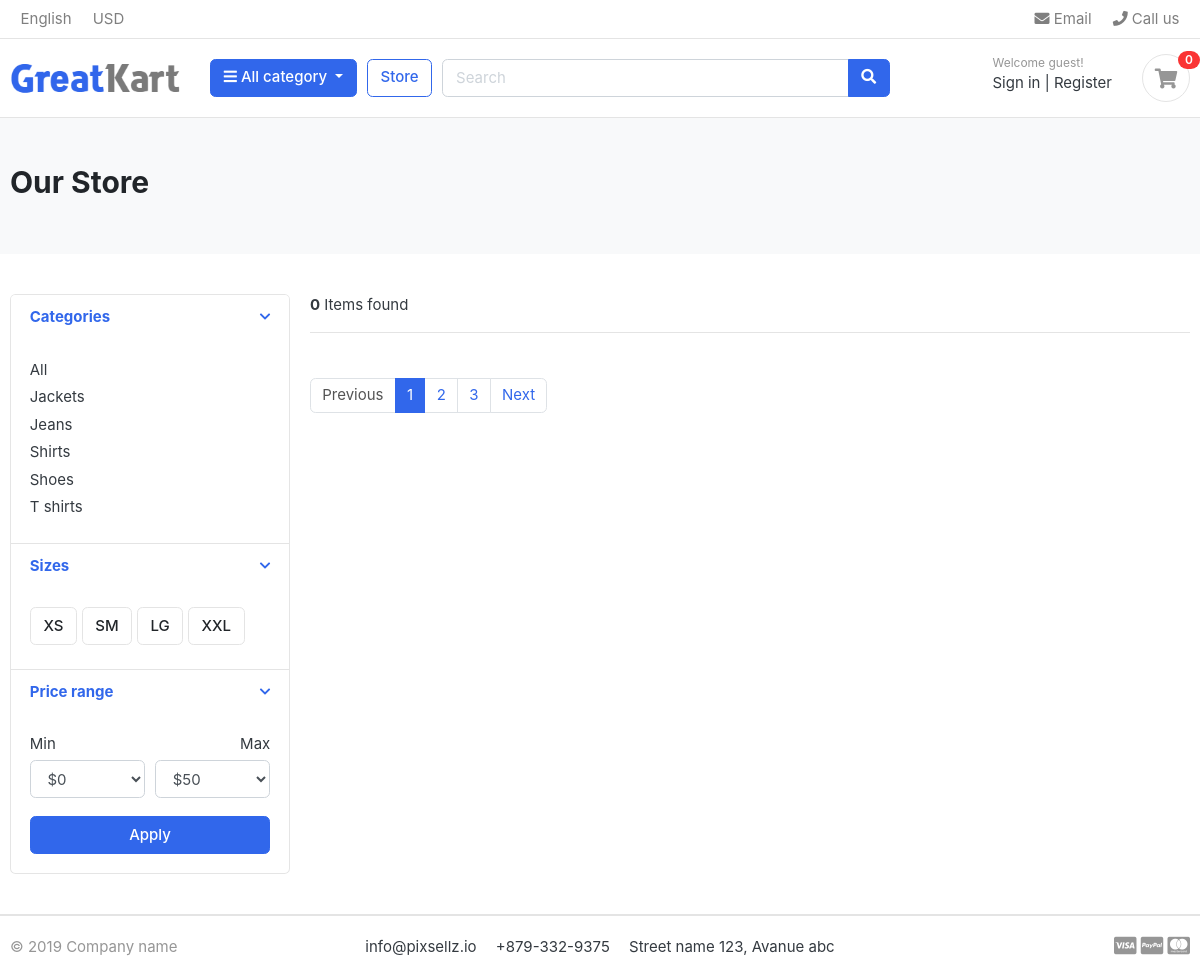
The page /store/ on the database as committed earlier.
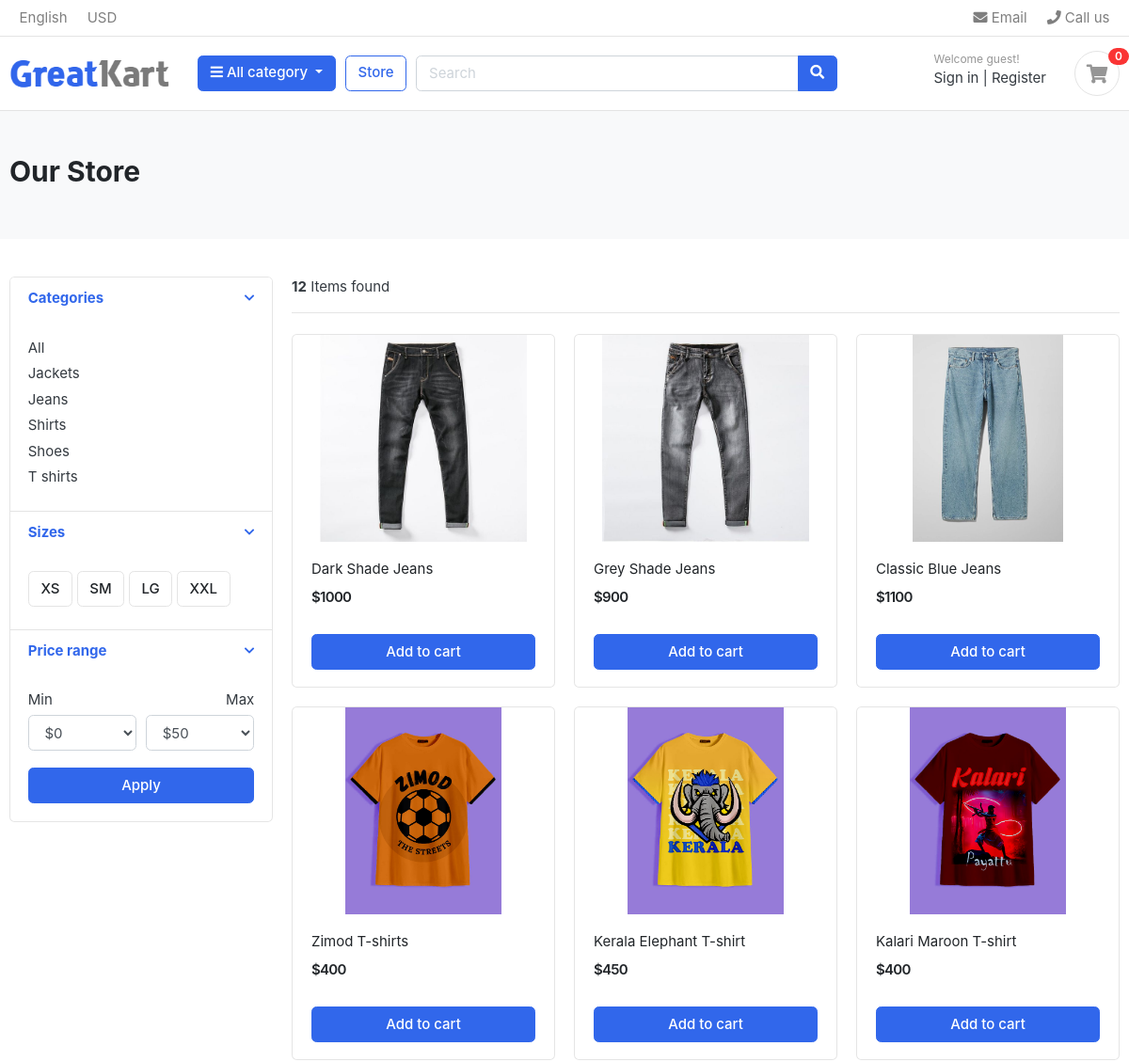
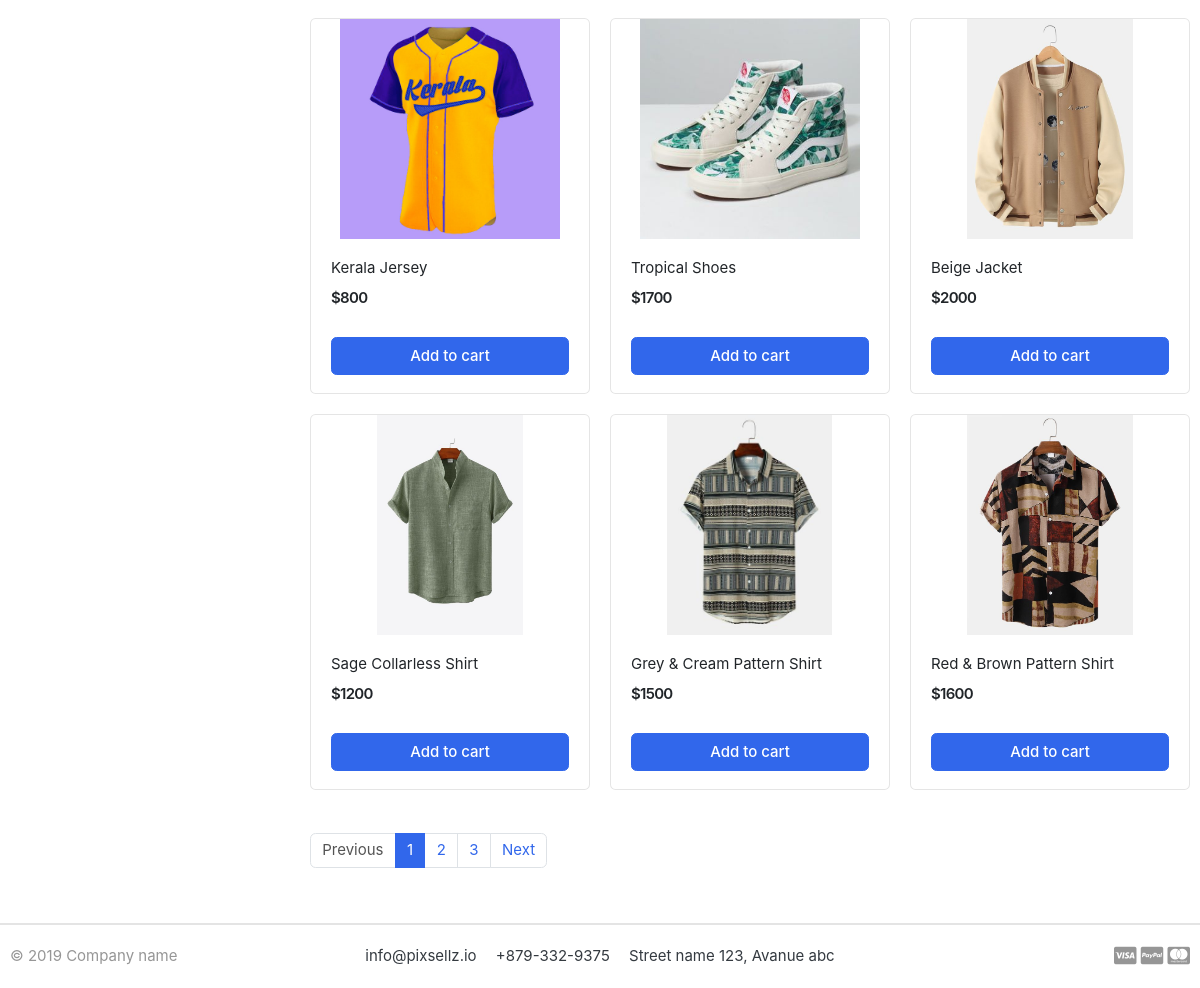
The same page on the database as committed later (2 pictures, top to bottom).
### category/models.py (models this page shows, shortened)
class Category(models.Model):
    category_name = models.CharField(max_length=50, unique=True)
    slug = models.SlugField(max_length=100, unique=True)
    description = models.TextField(max_length=255)
    image = models.ImageField(upload_to='photos/categories',blank=True)
    class Meta:
        verbose_name =  'category'
        verbose_name_plural = 'categories'
    def get_url(self):
        return reverse('products_by_category', args=[self.slug])

### store/models.py (models this page shows, shortened)
class Product(models.Model):
    product_name  = models.CharField(max_length=200, unique=True)
    slug          = models.SlugField(max_length=200, unique=True)
    description   = models.TextField(max_length=500, blank=True)
    price         = models.IntegerField()
    images        = models.ImageField(upload_to='photos/products')
    stock         = models.IntegerField()
    is_available  = models.BooleanField(default=True)
    category      = models.ForeignKey(Category, on_delete=models.CASCADE)
    created_date  = models.DateTimeField(auto_now_add=True)
    modified_date = models.DateTimeField(auto_now=True)
    def get_url(self):
        return reverse('product_detail', args=[self.category.slug, self.slug])

### store/views.py (the view)
# urls.py: path('store/', include('store.urls')),
def store(request, category_slug=None):
    categories = None
    products = None
    if category_slug != None :
        categories = get_object_or_404(Category, slug=category_slug)
        products = Product.objects.filter(category=categories, is_available=True)
        product_cnt = products.count()
    else :
        products = Product.objects.all().filter(is_available=True)
        product_cnt = products.count()
    context = {
        'products' : products,
        'product_cnt' : product_cnt,
    }
    return render(request,'store/store.html',context)

### category/context_processors.py (called while the page is built)
def menu_links(request):
    links = Category.objects.all()
    return dict(links=links)

### templates/store/store.html (shortened to what this page needs)
{% extends 'base.html' %}
{% load static %}
{% block content %}
<section class="section-pagetop bg">
<div class="container">
	<h2 class="title-page">Our Store</h2>
</div>
</section>
<section class="section-content padding-y">
<div class="container">
<div class="row">
	<aside class="col-md-3">
<div class="card">
	<article class="filter-group">
		<header class="card-header">
			<a href="#" data-toggle="collapse" data-target="#collapse_1" aria-expanded="true" class="">
				<i class="icon-control fa fa-chevron-down"></i>
				<h6 class="title">Categories</h6>
			</a>
		</header>
		<div class="filter-content collapse show" id="collapse_1" style="">
			<div class="card-body">
				<ul class="list-menu">
				<li><a href="{% url 'store' %}">All  </a></li>
				{% for category in links %}
					<li><a href="{{ category.get_url }}">{{ category.category_name }}  </a></li>
				{% endfor %}
				</ul>
			</div>
		</div>
	</article>
	<article class="filter-group">
		<header class="card-header">
			<a href="#" data-toggle="collapse" data-target="#collapse_4" aria-expanded="true" class="">
				<i class="icon-control fa fa-chevron-down"></i>
				<h6 class="title">Sizes </h6>
			</a>
		</header>
		<div class="filter-content collapse show" id="collapse_4" style="">
			<div class="card-body">
			  <label class="checkbox-btn">
			    <span class="btn btn-light"> XS </span>
			  </label>
			  <label class="checkbox-btn">
			    <span class="btn btn-light"> SM </span>
			  </label>
			  <label class="checkbox-btn">
			    <span class="btn btn-light"> LG </span>
			  </label>
			  <label class="checkbox-btn">
			    <span class="btn btn-light"> XXL </span>
			  </label>
		</div>
		</div>
	</article>
	<article class="filter-group">
		<header class="card-header">
			<a href="#" data-toggle="collapse" data-target="#collapse_3" aria-expanded="true" class="">
				<i class="icon-control fa fa-chevron-down"></i>
				<h6 class="title">Price range </h6>
			</a>
		</header>
		<div class="filter-content collapse show" id="collapse_3" style="">
			<div class="card-body">
				<div class="form-row">
				<div class="form-group col-md-6">
				  <label>Min</label>
				  	<select class="mr-2 form-control">
						<option value="0">$0</option>
					</select>
				</div>
				<div class="form-group text-right col-md-6">
				  <label>Max</label>
				  	<select class="mr-2 form-control">
						<option value="50">$50</option>
					</select>
				</div>
				</div>
				<button class="btn btn-block btn-primary">Apply</button>
			</div>
		</div>
	</article>
</div>
	</aside>
	<main class="col-md-9">
<header class="border-bottom mb-4 pb-3">
		<div class="form-inline">
			<span class="mr-md-auto"><b>{{ product_cnt }}</b> Items found </span>
		</div>
</header>
<div class="row">
    {% for product in products %}
	<div class="col-md-4">
		<figure class="card card-product-grid">
			<div class="img-wrap">
				<a href="{{ product.get_url }}">
					<img src="{{ product.images.url }}">
				</a>
			</div>
			<figcaption class="info-wrap">
				<div class="fix-height">
					<a href="{{ product.get_url }}" class="title">{{ product.product_name }}</a>
					<div class="price-wrap mt-2">
						<span class="price">${{ product.price }}</span>
					</div>
				</div>
				<a href="#" class="btn btn-block btn-primary">Add to cart </a>
			</figcaption>
		</figure>
	</div>
    {% endfor %}
</div>
<nav class="mt-4" aria-label="Page navigation sample">
  <ul class="pagination">
    <li class="page-item disabled"><a class="page-link" href="#">Previous</a></li>
    <li class="page-item active"><a class="page-link" href="#">1</a></li>
    <li class="page-item"><a class="page-link" href="#">2</a></li>
    <li class="page-item"><a class="page-link" href="#">3</a></li>
    <li class="page-item"><a class="page-link" href="#">Next</a></li>
  </ul>
</nav>
	</main>
</div>
</div>
</section>
{% endblock %}

Rows that differ between the two databases and show on the page:
added Product: images (picture), product_name "Dark Shade Jeans", price "1000"
added Product: images (picture), product_name "Grey Shade Jeans", price "900"
added Product: images (picture), product_name "Classic Blue Jeans", price "1100"
added Product: images (picture), product_name "Zimod T-shirts", price "400"
added Product: images (picture), product_name "Kerala Elephant T-shirt", price "450"
added Product: images (picture), product_name "Kalari Maroon T-shirt", price "400"
added Product: images (picture), product_name "Kerala Jersey", price "800"
added Product: images (picture), product_name "Tropical Shoes", price "1700"
added Product: images (picture), product_name "Beige Jacket", price "2000"
added Product: images (picture), product_name "Sage Collarless Shirt", price "1200"
added Product: images (picture), product_name "Grey & Cream Pattern Shirt", price "1500"
added Product: images (picture), product_name "Red & Brown Pattern Shirt", price "1600"
Other text that changed with them:
{{ product_cnt }}: "0" → "12"
